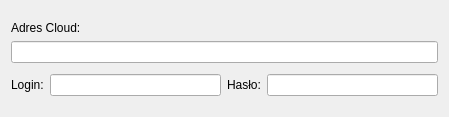
<?xml version="1.0" encoding="UTF-8"?>
<ui version="4.0">
 <class>Form</class>
 <widget class="QWidget" name="Form">
  <property name="geometry">
   <rect>
    <x>0</x>
    <y>0</y>
    <width>449</width>
    <height>117</height>
   </rect>
  </property>
  <property name="windowTitle">
   <string>Form</string>
  </property>
  <layout class="QVBoxLayout" name="verticalLayout_2">
   <item>
    <layout class="QVBoxLayout" name="verticalLayout">
     <item>
      <widget class="QLabel" name="label">
       <property name="sizePolicy">
        <sizepolicy hsizetype="Preferred" vsizetype="Maximum">
         <horstretch>0</horstretch>
         <verstretch>0</verstretch>
        </sizepolicy>
       </property>
       <property name="minimumSize">
        <size>
         <width>0</width>
         <height>0</height>
        </size>
       </property>
       <property name="text">
        <string>Adres Cloud:</string>
       </property>
      </widget>
     </item>
     <item>
      <widget class="QLineEdit" name="lnAddress"/>
     </item>
     <item>
      <spacer name="verticalSpacer">
       <property name="orientation">
        <enum>Qt::Vertical</enum>
       </property>
       <property name="sizeType">
        <enum>QSizePolicy::Fixed</enum>
       </property>
       <property name="sizeHint" stdset="0">
        <size>
         <width>20</width>
         <height>5</height>
        </size>
       </property>
      </spacer>
     </item>
     <item>
      <layout class="QHBoxLayout" name="horizontalLayout_2">
       <item>
        <widget class="QLabel" name="lblLogin">
         <property name="text">
          <string>Login:</string>
         </property>
        </widget>
       </item>
       <item>
        <widget class="QLineEdit" name="lnLogin"/>
       </item>
       <item>
        <widget class="QLabel" name="lblPassword">
         <property name="text">
          <string>Hasło:</string>
         </property>
        </widget>
       </item>
       <item>
        <widget class="QgsPasswordLineEdit" name="lnPassword"/>
       </item>
      </layout>
     </item>
    </layout>
   </item>
  </layout>
 </widget>
 <customwidgets>
  <customwidget>
   <class>QgsPasswordLineEdit</class>
   <extends>QLineEdit</extends>
   <header>qgspasswordlineedit.h</header>
  </customwidget>
 </customwidgets>
 <resources/>
 <connections/>
</ui>
